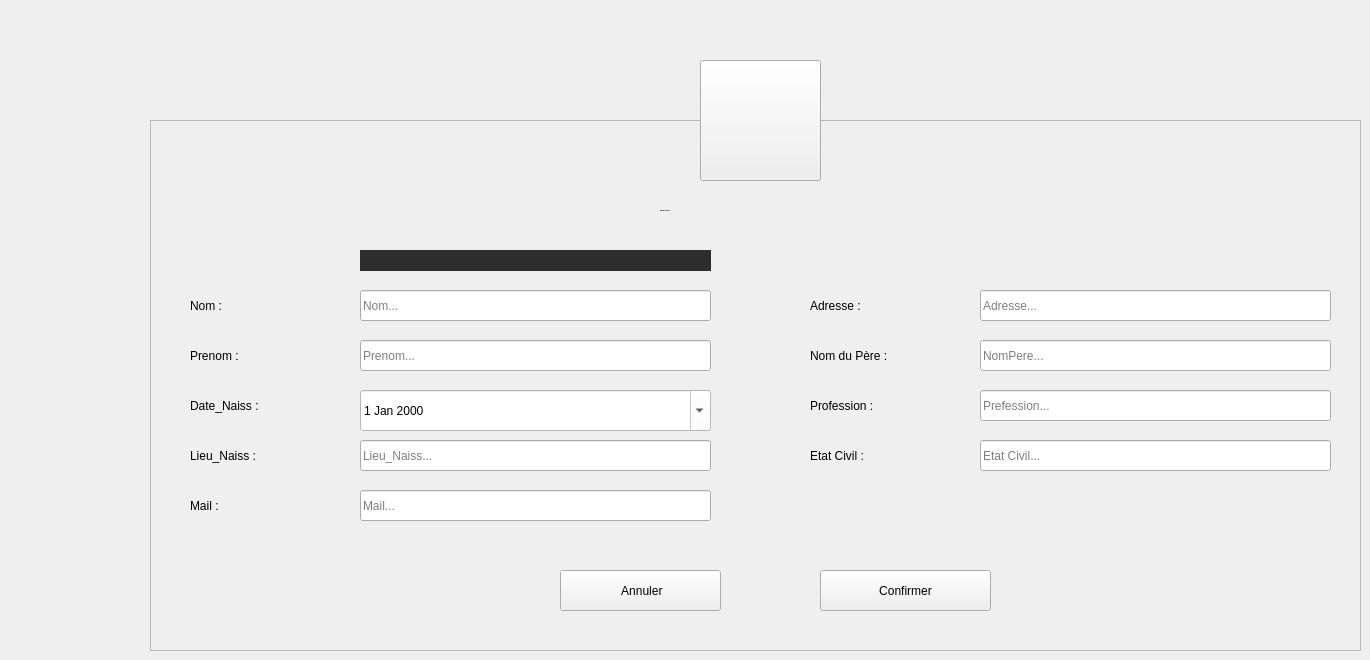
    <widget class="QWidget" name="Modifier_Citoyen">
     <widget class="QToolButton" name="toolButton_5">
      <property name="geometry">
       <rect>
        <x>700</x>
        <y>60</y>
        <width>121</width>
        <height>121</height>
       </rect>
      </property>
      <property name="styleSheet">
       <string notr="true"/>
      </property>
      <property name="text">
       <string/>
      </property>
      <property name="icon">
       <iconset resource="ressources.qrc">
        <normaloff>:/ressources/image/systeme-de-population.png</normaloff>:/ressources/image/systeme-de-population.png</iconset>
      </property>
      <property name="iconSize">
       <size>
        <width>64</width>
        <height>64</height>
       </size>
      </property>
     </widget>
     <widget class="QFrame" name="frame_5">
      <property name="geometry">
       <rect>
        <x>150</x>
        <y>120</y>
        <width>1211</width>
        <height>531</height>
       </rect>
      </property>
      <property name="styleSheet">
       <string notr="true"/>
      </property>
      <property name="frameShape">
       <enum>QFrame::StyledPanel</enum>
      </property>
      <property name="frameShadow">
       <enum>QFrame::Raised</enum>
      </property>
      <widget class="QLabel" name="L_AjouterCitoyen_2">
       <property name="geometry">
        <rect>
         <x>510</x>
         <y>70</y>
         <width>281</width>
         <height>41</height>
        </rect>
       </property>
       <property name="font">
        <font>
         <family>century gothic</family>
         <pointsize>-1</pointsize>
         <weight>75</weight>
         <bold>true</bold>
        </font>
       </property>
       <property name="styleSheet">
        <string notr="true">background: transparent;</string>
       </property>
       <property name="text">
        <string>Modifier un Citoyen</string>
       </property>
      </widget>
      <widget class="QLabel" name="L_MNomCitoyen">
       <property name="geometry">
        <rect>
         <x>40</x>
         <y>170</y>
         <width>121</width>
         <height>31</height>
        </rect>
       </property>
       <property name="styleSheet">
        <string notr="true">background: transparent;</string>
       </property>
       <property name="text">
        <string>Nom :</string>
       </property>
      </widget>
      <widget class="QLabel" name="L_MPrenomCitoyen">
       <property name="geometry">
        <rect>
         <x>40</x>
         <y>220</y>
         <width>121</width>
         <height>31</height>
        </rect>
       </property>
       <property name="styleSheet">
        <string notr="true">background: transparent;</string>
       </property>
       <property name="text">
        <string>Prenom :</string>
       </property>
      </widget>
      <widget class="QLabel" name="L_MDateNaissCit">
       <property name="geometry">
        <rect>
         <x>40</x>
         <y>270</y>
         <width>131</width>
         <height>31</height>
        </rect>
       </property>
       <property name="styleSheet">
        <string notr="true">background: transparent;</string>
       </property>
       <property name="text">
        <string>Date_Naiss :</string>
       </property>
      </widget>
      <widget class="QLabel" name="L_MLieuNaissCit">
       <property name="geometry">
        <rect>
         <x>40</x>
         <y>320</y>
         <width>141</width>
         <height>31</height>
        </rect>
       </property>
       <property name="styleSheet">
        <string notr="true">background: transparent;</string>
       </property>
       <property name="text">
        <string>Lieu_Naiss :</string>
       </property>
      </widget>
      <widget class="QLabel" name="L_MMailCitoyen">
       <property name="geometry">
        <rect>
         <x>40</x>
         <y>370</y>
         <width>141</width>
         <height>31</height>
        </rect>
       </property>
       <property name="styleSheet">
        <string notr="true">background: transparent;</string>
       </property>
       <property name="text">
        <string>Mail :</string>
       </property>
      </widget>
      <widget class="QLineEdit" name="LE_MNomCitoyen">
       <property name="geometry">
        <rect>
         <x>210</x>
         <y>170</y>
         <width>351</width>
         <height>31</height>
        </rect>
       </property>
       <property name="placeholderText">
        <string>Nom...</string>
       </property>
      </widget>
      <widget class="QLineEdit" name="LE_MPrenomCitoyen">
       <property name="geometry">
        <rect>
         <x>210</x>
         <y>220</y>
         <width>351</width>
         <height>31</height>
        </rect>
       </property>
       <property name="placeholderText">
        <string>Prenom...</string>
       </property>
      </widget>
      <widget class="QLineEdit" name="LE_MLieuNaissCit">
       <property name="geometry">
        <rect>
         <x>210</x>
         <y>320</y>
         <width>351</width>
         <height>31</height>
        </rect>
       </property>
       <property name="placeholderText">
        <string>Lieu_Naiss...</string>
       </property>
      </widget>
      <widget class="QLineEdit" name="LE_MMailCitoyen">
       <property name="geometry">
        <rect>
         <x>210</x>
         <y>370</y>
         <width>351</width>
         <height>31</height>
        </rect>
       </property>
       <property name="text">
        <string/>
       </property>
       <property name="placeholderText">
        <string>Mail...</string>
       </property>
      </widget>
      <widget class="QPushButton" name="B_MConfirmerCitoyen">
       <property name="geometry">
        <rect>
         <x>670</x>
         <y>450</y>
         <width>171</width>
         <height>41</height>
        </rect>
       </property>
       <property name="styleSheet">
        <string notr="true">B_MConfirmerCitoyen{

}
B_MConfirmerCitoyen:hover{
	background-color: rgb(170, 0, 0);
}
B_MConfirmerCitoyen:pressed{
	background-color: rgb(255, 170, 0);
}</string>
       </property>
       <property name="text">
        <string>Confirmer</string>
       </property>
       <property name="icon">
        <iconset resource="ressources.qrc">
         <normaloff>:/ressources/image/confirm.png</normaloff>:/ressources/image/confirm.png</iconset>
       </property>
       <property name="iconSize">
        <size>
         <width>20</width>
         <height>20</height>
        </size>
       </property>
      </widget>
      <widget class="QPushButton" name="B_MAnnulerCitoyen">
       <property name="geometry">
        <rect>
         <x>410</x>
         <y>450</y>
         <width>161</width>
         <height>41</height>
        </rect>
       </property>
       <property name="styleSheet">
        <string notr="true"/>
       </property>
       <property name="text">
        <string> Annuler</string>
       </property>
       <property name="icon">
        <iconset resource="ressources.qrc">
         <normaloff>:/ressources/image/close.png</normaloff>:/ressources/image/close.png</iconset>
       </property>
       <property name="iconSize">
        <size>
         <width>16</width>
         <height>16</height>
        </size>
       </property>
      </widget>
      <widget class="QLabel" name="L_MAdresseCit">
       <property name="geometry">
        <rect>
         <x>660</x>
         <y>170</y>
         <width>121</width>
         <height>31</height>
        </rect>
       </property>
       <property name="styleSheet">
        <string notr="true">background: transparent;</string>
       </property>
       <property name="text">
        <string>Adresse :</string>
       </property>
      </widget>
      <widget class="QLineEdit" name="LE_MProfessionCit">
       <property name="geometry">
        <rect>
         <x>830</x>
         <y>270</y>
         <width>351</width>
         <height>31</height>
        </rect>
       </property>
       <property name="placeholderText">
        <string>Prefession...</string>
       </property>
      </widget>
      <widget class="QLineEdit" name="LE_MAdresseCit">
       <property name="geometry">
        <rect>
         <x>830</x>
         <y>170</y>
         <width>351</width>
         <height>31</height>
        </rect>
       </property>
       <property name="placeholderText">
        <string>Adresse...</string>
       </property>
      </widget>
      <widget class="QLabel" name="L_MNomPereCit">
       <property name="geometry">
        <rect>
         <x>660</x>
         <y>220</y>
         <width>151</width>
         <height>31</height>
        </rect>
       </property>
       <property name="styleSheet">
        <string notr="true">background: transparent;</string>
       </property>
       <property name="text">
        <string>Nom du Père :</string>
       </property>
      </widget>
      <widget class="QLineEdit" name="LE_MNomPereCit">
       <property name="geometry">
        <rect>
         <x>830</x>
         <y>220</y>
         <width>351</width>
         <height>31</height>
        </rect>
       </property>
       <property name="placeholderText">
        <string>NomPere...</string>
       </property>
      </widget>
      <widget class="QLabel" name="L_MProfessionCit">
       <property name="geometry">
        <rect>
         <x>660</x>
         <y>270</y>
         <width>131</width>
         <height>31</height>
        </rect>
       </property>
       <property name="styleSheet">
        <string notr="true">background: transparent;</string>
       </property>
       <property name="text">
        <string>Profession :</string>
       </property>
      </widget>
      <widget class="QLabel" name="L_MEtatCitoyen">
       <property name="geometry">
        <rect>
         <x>660</x>
         <y>320</y>
         <width>141</width>
         <height>31</height>
        </rect>
       </property>
       <property name="styleSheet">
        <string notr="true">background: transparent;</string>
       </property>
       <property name="text">
        <string>Etat Civil :</string>
       </property>
      </widget>
      <widget class="QLineEdit" name="LE_MEtatCitoyen">
       <property name="geometry">
        <rect>
         <x>830</x>
         <y>320</y>
         <width>351</width>
         <height>31</height>
        </rect>
       </property>
       <property name="placeholderText">
        <string>Etat Civil...</string>
       </property>
      </widget>
      <widget class="QDateEdit" name="DE_MDateNaissCit">
       <property name="geometry">
        <rect>
         <x>210</x>
         <y>270</y>
         <width>351</width>
         <height>41</height>
        </rect>
       </property>
       <property name="styleSheet">
        <string notr="true">background: white;</string>
       </property>
       <property name="calendarPopup">
        <bool>true</bool>
       </property>
      </widget>
      <widget class="QLabel" name="L_ANomCitoyenA_2">
       <property name="geometry">
        <rect>
         <x>210</x>
         <y>130</y>
         <width>351</width>
         <height>21</height>
        </rect>
       </property>
       <property name="styleSheet">
        <string notr="true">background:rgb(45, 45, 45);</string>
       </property>
       <property name="text">
        <string/>
       </property>
      </widget>
     </widget>
     <zorder>frame_5</zorder>
     <zorder>toolButton_5</zorder>
    </widget>
